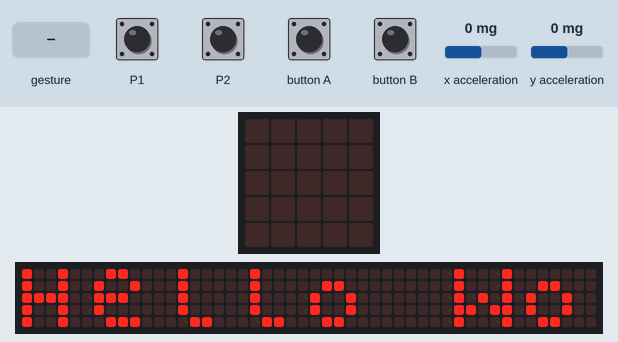
This program was run on a simulated BBC micro:bit (MakeCode). Parts: the board's 5×5 LED display, a strip that is not on the board, showing the scrolling text unrolled. Inputs (shaded band) come from the test bench; at power-on: x acceleration 0 mg, y acceleration 0 mg. A tilt is held for 1.5 s and a shake lasts 1 s, then the board lies face up again; the 48×5 strip is a reading aid, not a part: it shows the text the display is scrolling, unrolled, one strip-width of it at a time.

Above: at 5.0 s.
5.1 s: gesture 'shake'
At 11.2 s:
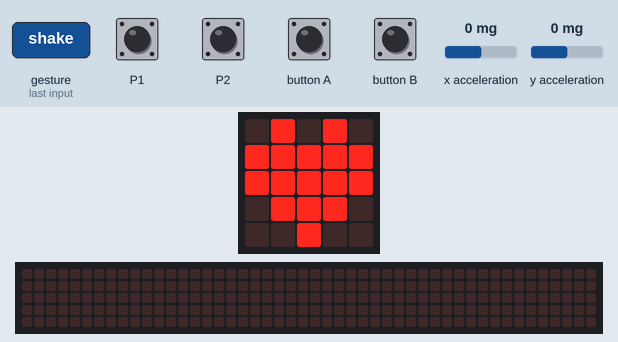
13.2 s: x acceleration set to -1440 mg
At 15.1 s:
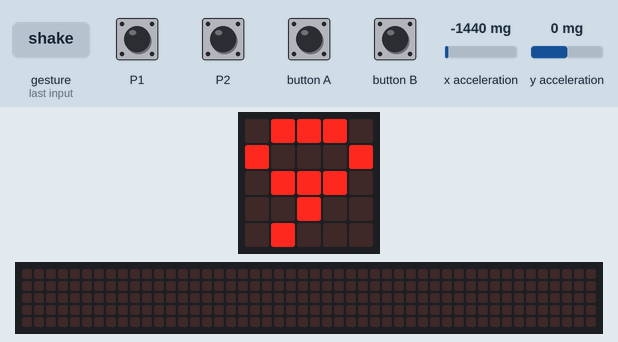
17.7 s: y acceleration set to -1440 mg
At 23.5 s:
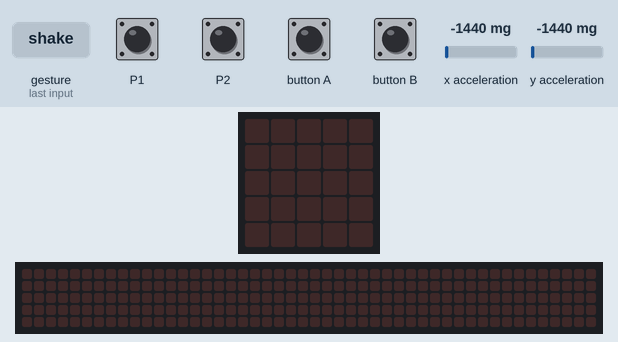

The program:

main.ts
```typescript
input.onGesture(Gesture.Shake, function () {
    Icono = 0
    if (Icono == 0) {
        basic.showLeds(`
            . . . . .
            . # # # .
            . # # # .
            . # # # .
            . . . . .
            `)
    }
    if (Icono == 1) {
        basic.showIcon(IconNames.Chessboard)
    }
    if (Icono == 2) {
        basic.showLeds(`
            # . . . #
            . # . # .
            . . # . .
            . # . # .
            # . . . #
            `)
    }
})
let Icono = 0
basic.showString("Hello Wordl")
basic.showIcon(IconNames.Heart)
basic.showNumber(10)
basic.pause(100)
basic.showNumber(9)
basic.pause(100)
basic.showNumber(8)
basic.pause(100)
basic.showNumber(7)
basic.pause(100)
basic.showNumber(6)
basic.pause(100)
basic.showNumber(5)
basic.pause(100)
basic.showNumber(4)
basic.pause(100)
basic.showNumber(3)
basic.pause(100)
basic.showNumber(2)
basic.pause(100)
basic.showNumber(1)
basic.pause(100)
basic.showNumber(0)
basic.forever(function () {
    if (input.buttonIsPressed(Button.A)) {
        basic.showIcon(IconNames.Happy)
    }
    if (input.buttonIsPressed(Button.B)) {
        basic.showIcon(IconNames.Sad)
    }
})
basic.forever(function () {
    if (input.pinIsPressed(TouchPin.P0)) {
        basic.showIcon(IconNames.Heart)
    } else {
        if (input.pinIsPressed(TouchPin.P1)) {
            basic.showIcon(IconNames.Heart)
        } else {
            if (input.pinIsPressed(TouchPin.P2)) {
                basic.showIcon(IconNames.Heart)
            } else {
                basic.clearScreen()
            }
        }
    }
})
basic.forever(function () {
    if (input.pinIsPressed(TouchPin.P0)) {
        basic.showIcon(IconNames.Heart)
    } else {
        basic.clearScreen()
    }
})
basic.forever(function () {
    if (input.acceleration(Dimension.X) < -20) {
        basic.showString("<")
    }
    if (input.acceleration(Dimension.X) > 20) {
        basic.showString(">")
    }
    if (input.acceleration(Dimension.Y) > 20) {
        basic.showString("v")
    }
    if (input.acceleration(Dimension.Y) < -20) {
        basic.showString("^")
    }
})
```

test.ts
```typescript
// aquí va el archivo "tests"; esto no se compilará cuando este paquete se utilice como una extensión.
```

Measured:
- what the display in image 1 shows lasts 0.6 s, from 10.8 s to 11.4 s
- what the display in image 2 shows lasts 0.9 s, from 14.5 s to 15.4 s
- what the display in image 3 shows lasts 0.8 s, from 22.9 s to 23.7 s
